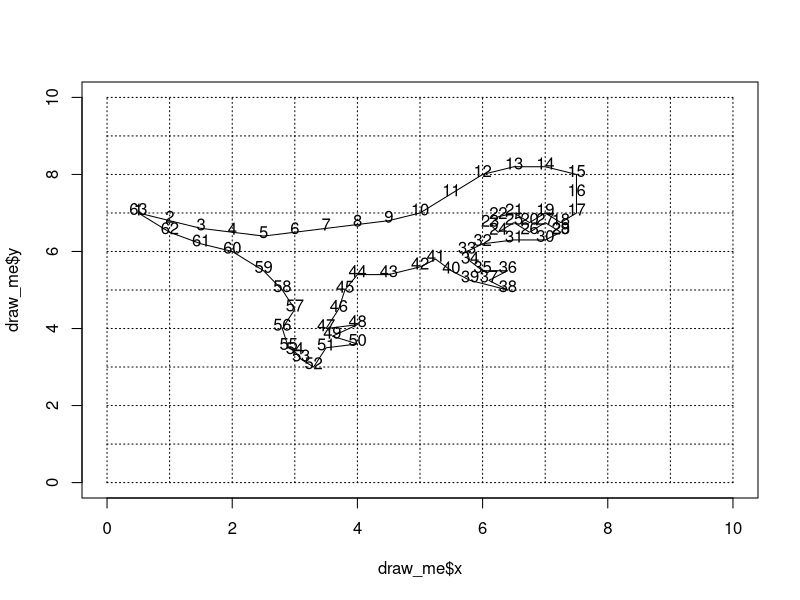
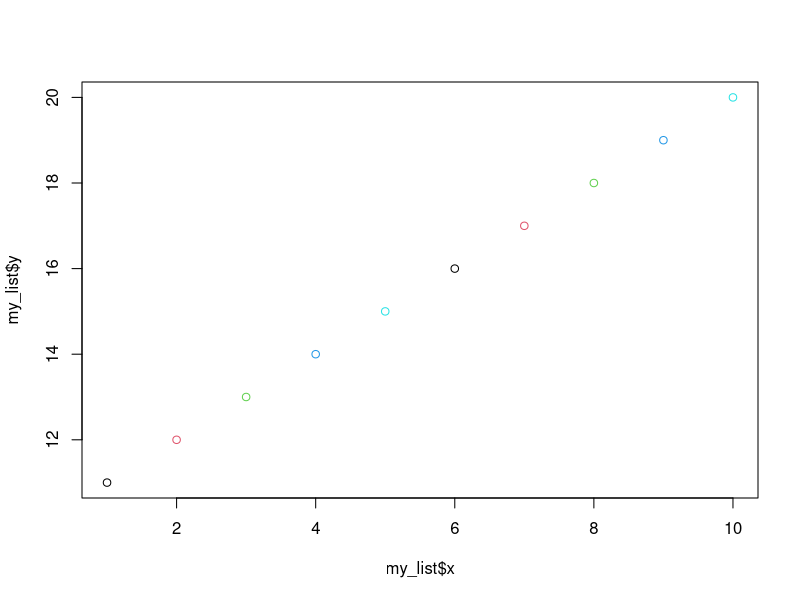
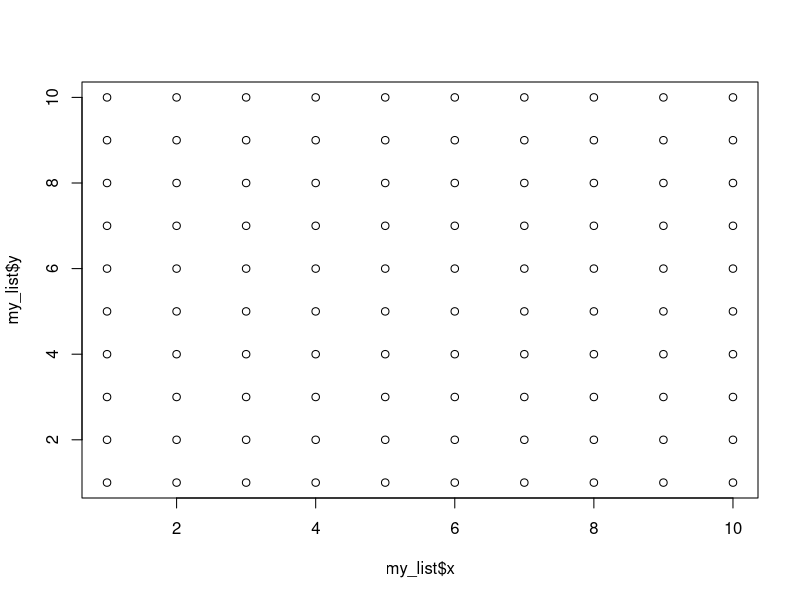
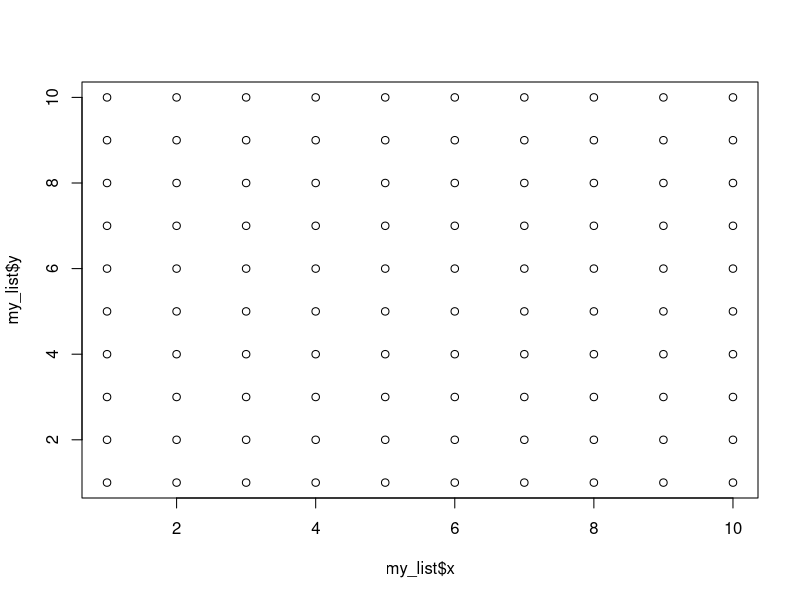
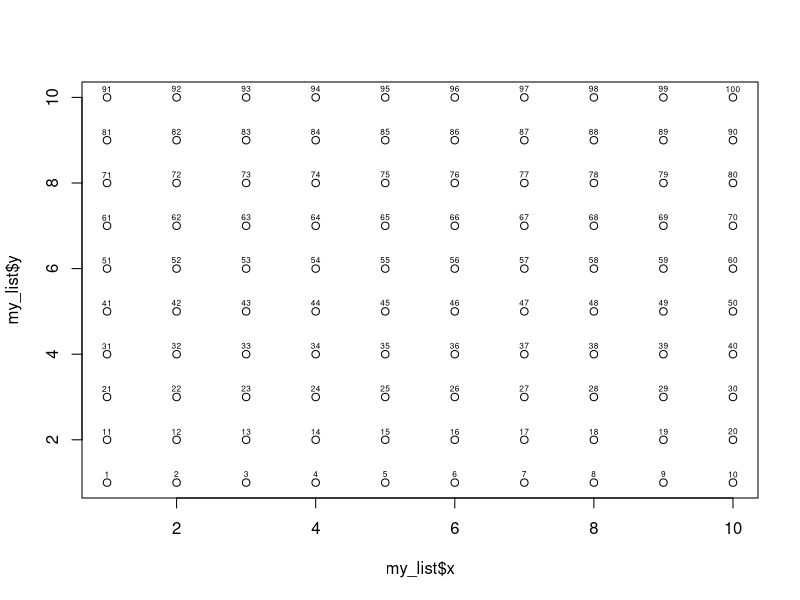
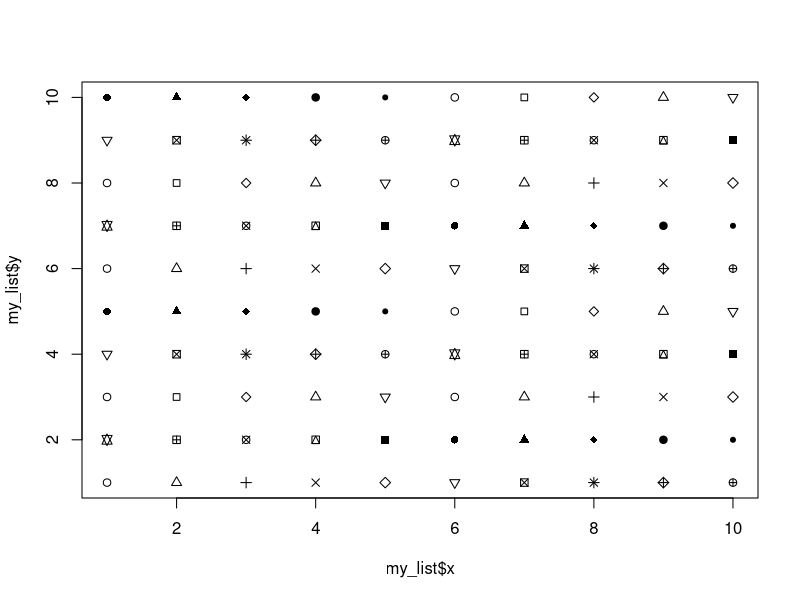
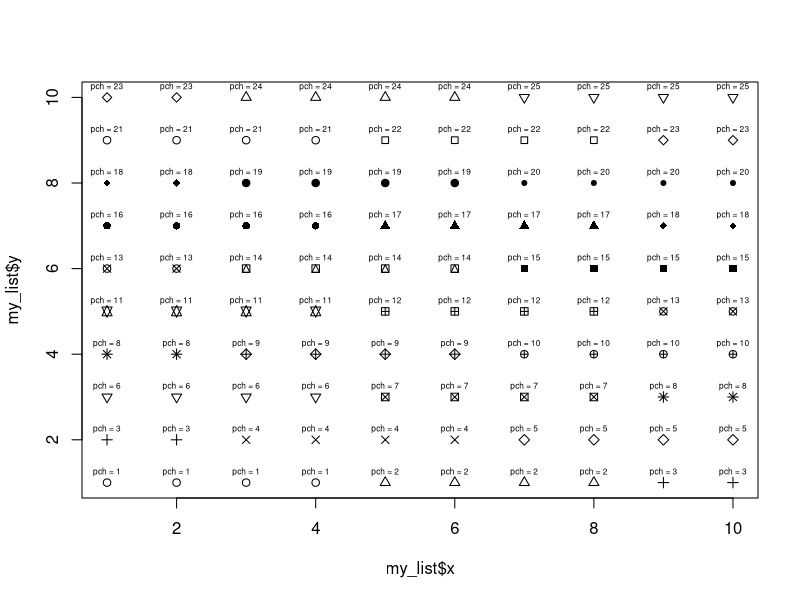
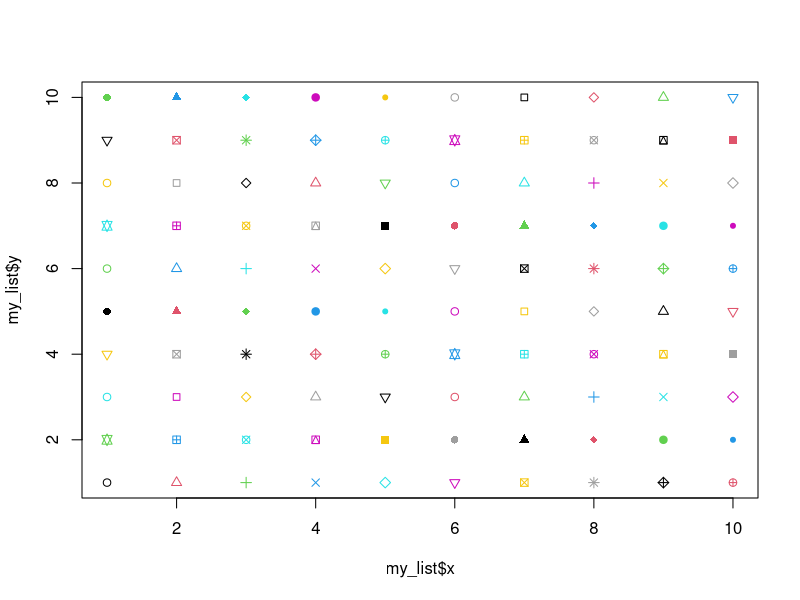

Generate these figures, in order, with R:
## ---- chunk 1
knitr::opts_chunk$set(echo = TRUE)

draw_grid = function(x, y, line_type = 3){ #Here I am naming the function and setting its arguments, R sees "draw_grid" and looks for input (x, y).
  
  for(i in 1:length(x)){ #For every integer up to the length of x
    
      lines(c(min(x),max(x)),c(y[i],y[i]), lty = line_type) #Draw a line along the x axis
      lines(c(x[i],x[i]),c(min(y),max(y)), lty = line_type) #Draw a line along the y axis
      
  } #Closing loop iterating through the vector.

} #Closing out function definition.

## ---- chunk 2

draw_grid = function(x, y, line_type = 3){ #Here I am naming the function and setting its arguments, R sees "draw_grid" and looks for input (x, y).
  
  for(i in 1:length(x)){ #For every integer up to the length of x
    
      lines(c(min(x),max(x)),c(y[i],y[i]), lty = line_type) #Draw a line along the x axis
      lines(c(x[i],x[i]),c(min(y),max(y)), lty = line_type) #Draw a line along the y axis
      
  } #Closing loop iterating through the vector.

} #Closing out function definition.


## ---- chunk 3

draw_me = list(x = c(0.5, 1, 1.5, 2, 2.5, 3, 3.5, 4, 4.5, 5, 5.5, 6, 6.5, 7, 7.5, 7.5, 7.5, 7.25, 7, 6.75, #We open the list() function here...
       6.5, 6.25, 6.12, 6.25, 6.5, 6.75, 7, 7.25, 7.25, 7, 6.5, 6, 5.75, 5.8, 6, 6.4, 6.1, 6.4, 5.8, 5.5,
       5.25, 5, 4.5, 4, 3.8, 3.7, 3.5, 4, 3.6, 4, 3.5, 3.3, 3.1, 3, 2.9, 2.8, 3, 2.8, 2.5, 2,
       1.5, 1, 0.5), #Note that we end with a comma here because we have to enter the y object still...
       
              y = c(7, 6.8, 6.6, 6.5, 6.4, 6.5, 6.6, 6.7, 6.8, 7, 7.5, 8, 8.2, 8.2, 8, 7.5, 7, 6.75, 7, 6.75,
       7, 6.9, 6.7, 6.5, 6.75, 6.5, 6.75, 6.5, 6.5, 6.3, 6.3, 6.2, 6, 5.75, 5.5, 5.5, 5.25, 5, 5.25, 5.5,
       5.8, 5.6, 5.4, 5.4, 5, 4.5, 4, 4.1, 3.8, 3.6, 3.5, 3, 3.2, 3.4, 3.5, 4, 4.5, 5, 5.5, 6,
       6.2, 6.5, 7)) #Here we add the last parentheses to close out the list function call above.


plot(draw_me, 
     type = "l",
     xlim = c(0,10),
     ylim = c(0,10))

text(draw_me$x, draw_me$y+0.1, c(1:length(draw_me$y))) 

draw_grid(0:10, 0:10) #Calling a custom function here to draw a grid in the background.

## ---- chunk 4

my_matrix = matrix(data = c(1:10, 11:20, 111:120)) #We are using the arguments "data = ".

is.matrix(my_matrix) #We can interrogate the object and see if it is a matrix.

## ---- chunk 5

my_matrix

## ---- chunk 6

help(matrix)

## ---- chunk 7

my_cols = c("Species 1", "Species 2", "Species 3")
my_rows = c("Site 1", "Site 2", "Site 3", "Site 4", "Site 5", "Site 6", "Site 7", "Site 8", "Site 9", "Site 10")

my_names = list(my_rows, my_cols) #We're making a list here with the two vector objects above.

my_matrix = matrix(data = c(1:10, 11:20, 111:120), ncol = 3, dimnames = my_names) #Note we don't have to specify row number.

## ---- chunk 8

my_matrix = matrix(nrow = 10, ncol = 3, dimnames = my_names)

## ---- chunk 9

my_matrix[, 1] = 1:10 #We're taking the columns in order here
my_matrix[, 2] = 11:20
my_matrix[, 3] = 111:120

#An alternative method using column names.

my_matrix[, "Species 1"] = 1:10
my_matrix[, "Species 2"] = 11:20
my_matrix[, "Species 3"] = 111:120

## ---- chunk 10

my_matrix[, 1]

my_matrix[1, ]

my_matrix[2, 2:3]

my_matrix[c(2, 4, 8), 3] #When can choose non-consecutive rows here with concatenate.


## ---- chunk 11

my_matrix[my_matrix[, "Species 2"] > 15, "Species 1"]

## ---- chunk 12

my_matrix <- matrix(data = c(9, "A", TRUE, "words", 11, 12, 111, 134, 9, FALSE),
       ncol = 5)

is.character(my_matrix)

my_matrix

## ---- chunk 13

my_matrix <- matrix(data = c(1:10, 11:20, 111:120), ncol = 3, dimnames = my_names)

my_logicl <- my_matrix > 10

is.logical(my_logicl)

my_matrix[my_logicl]

## ---- chunk 14

my_df <- data.frame(taxa_1 = c(1:10), #We're defining objects as a part of the arguments going into data.frame()
                    taxa_2 = c(11:20),
                    taxa_3 = c(21:30),
                    burned = c(TRUE, TRUE, TRUE, TRUE, FALSE, FALSE, FALSE, FALSE, TRUE, FALSE),
                    class1 = c("Oak Scrub", "Oak Scrub", "Oak Scrub", #Don't be afraid to use <shift+enter> to break down long arguments.
                               "Pine Woodland", "Pine Woodland", 
                               "Estuarine", "Estuarine", 
                               "Savanna", "Savanna", "Savanna"),
                    row.names = c("Site 1", "Site 2", "Site 3", "Site 4", "Site 5", "Site 6", "Site 7", "Site 8", "Site 9", "Site 10"))

my_df

## ---- chunk 15

my_df$burned

my_df[my_df$burned == TRUE, ]

my_df[my_df$class1 == "Savanna", ]

## ---- chunk 16

my_df[my_df$burned == FALSE & my_df$class1 == "Savanna", ]

my_df[my_df$burned == FALSE | my_df$class1 == "Savanna", ]


## ---- chunk 17

is.numeric(my_df$taxa_1)

is.character(my_df$class1)

is.vector(my_df$taxa_1)

## ---- chunk 18

row.names(my_df)

colnames(my_df)

row.names(my_df) = c("S1", "S2", "S3", "S4", "S5", "S6", "S7", "S8", "S9", "S10")

colnames(my_df) = c("Cercocarpus", "Typha", "Poaceae", "Burned", "Class")

my_df['S5', ]

my_df[c('S5', 'S8', 'S10'), ] #We can call all of the rows for non-consecutive names.

my_df[c('S5', 'S8', 'S10'), 'Class'] #We can call specific rows for non-consecutive names.

## ---- chunk 19

head(my_df)

tail(my_df)

## ---- chunk 20

my_data = read.csv(file = "data/Fake_core.csv",
                   header = TRUE)

class(my_data)

## ---- chunk 21

my_data = read.delim(file = "data/Fake_core_plus.txt",
                     header = TRUE)

class(my_data)

## ---- chunk 22

my_data = read.table(file = "data/Fake_core_plus.txt",
                     header = TRUE,
                     sep = "\t", #Here we tell the function what kind of code separates column entries
                     row.names = "depth") #We can also specify row names when reading.

class(my_data)

my_data = read.table(file = "data/Fake_core.csv",
                     header = TRUE,
                     sep = ",",
                     row.names = "depth")

head(my_data)

## ---- chunk 23

my_data = read.csv("data/Fake_core.csv", TRUE, row.names = "depth")

## ---- chunk 24

readxl::read_xlsx("data/Fake_core_plus.xlsx") #I'm hashing this out because it will require dependencies that might not yet be installed on everyone's machines.

## ---- chunk 25

my_data = read.csv("data/Fake_core.csv", TRUE, row.names = "depth")

my_int = 1:10

class(my_data)

class(my_int)

length(my_int)

length(my_data)

ncol(my_data)

nrow(my_data)

max(my_int)

max(my_data)

## ---- chunk 26

my_list = list(x = 1:10, y = 11:20, col = c(1:5)) #Note here we're only using a list of five integers for colors.

plot(my_list, col = my_list$col)

#What's wrong with this plot?

## ---- chunk 27

my_list = list(x = rep(1:10,10), 
               y = c(rep(1,10), rep(2,10), rep(3,10), rep(4,10), rep(5,10), rep(6,10), rep(7,10), rep(8,10), rep(9,10), rep(10,10))) #Functions are better here.

#Let's build a custom funciton. It's not so scary. We tell R what to do with a vector.

my_grid = function(x, times = 10){
  out = vector(mode = "numeric", length = length(x)*times) #Using length() function here. Allows us to be flexible.
  for(i in 1:length(x)){ #Yes, we use for() loops. For every position in our vector object, we're going to use the function rep.
    write_value = rep(x[i], times)
    out[1:10 + ((i-1) * 10)] = write_value
  }
  out
}

my_list = list(x = rep(1:10, 10),
               y = my_grid(1:10))

plot(my_list)

#The most efficient choice is a unique class of R functions centered around apply(). Here, we use sapply() to iteratively repeat the input 10 times.

my_list = list(x = rep(1:10, 10),
               y = sapply(1:10, function(x){
                    rep(x, 10)
                  })
               )

plot(my_list)

## ---- chunk 28

plot(my_list)

text(x = my_list$x, #Using function text() to add text to plot. Note arguments
     y = my_list$y+0.2, 
     labels = 1:100, 
     cex = 0.5) #The cex argument changes the size of what is plotted. CEX stands for "character expansion".



## ---- chunk 29

plot(my_list, pch = 1:25)

#How do we make it so the characters show up as 4 of each in a row?

plot(my_list, 
     pch = sapply(1:25, function(x){
       rep(x, 4)
     }))

#Can we add text to clarify? You bet!

text(x = my_list$x,
     y = my_list$y + 0.25,
     labels = paste0("pch = ", 
              sapply(1:25, function(y){ #This is the code chunk we used to get our symbols into groups of 4. 
                rep(y, 4)
              })),
     cex = 0.5)

## ---- chunk 30

plot(my_list, 
     pch = 1:25, 
     col = 1:8)
